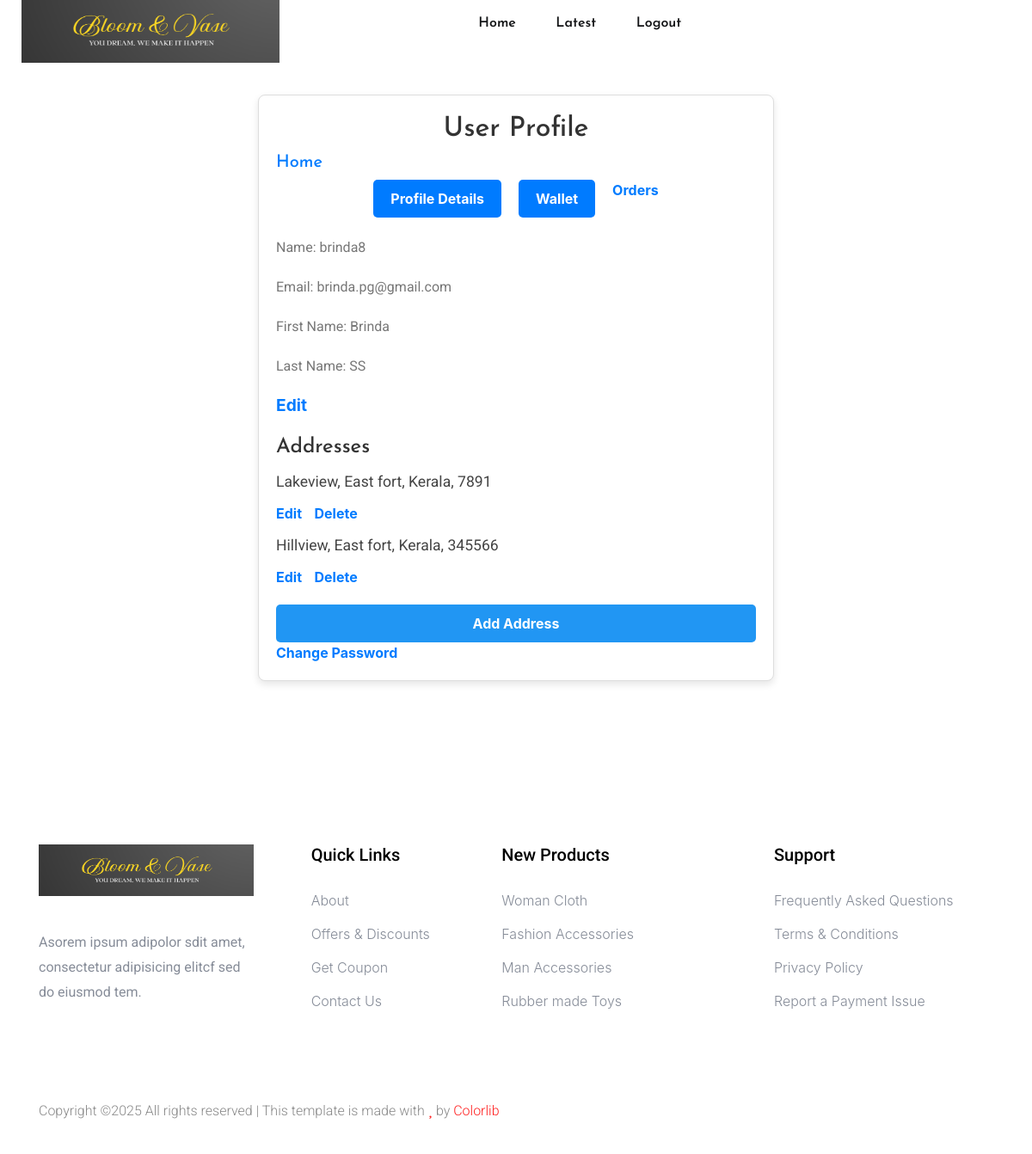
The page /user/user_profile/ (signed in) on the database its author committed.
### user/models.py (models this page shows, shortened)
class MyUser(AbstractBaseUser):
    username = models.CharField(max_length=100)
    email = models.EmailField(
        verbose_name="email address",
        max_length=255,
        unique=True,
    )
    first_name = models.CharField(max_length=100, blank=True, null=True)
    last_name = models.CharField(max_length=100, blank=True, null=True)
    is_active = models.BooleanField(default=True)
    is_admin = models.BooleanField(default=False)
    objects = MyUserManager()
    USERNAME_FIELD = "email"
    REQUIRED_FIELDS = ["username"]

class Address(models.Model):
    users = models.ForeignKey('MyUser',on_delete=models.CASCADE, related_name='addresses')
    street = models.CharField(max_length=100)
    city=models.CharField(max_length=100)
    district=models.CharField(max_length=100)
    state=models.CharField(max_length=100)
    pincode=models.IntegerField()

### user/views.py (the view)
# urls.py: path('user_profile/',user_profile,name='user_profile'),
@login_required(login_url='user_login')
def user_profile(request):
    if request.user.is_authenticated:
        user = request.user
        addresses = user.addresses.all()
        wallet, created = Wallet.objects.get_or_create(user=user)
        transactions = Transaction.objects.filter(wallet=wallet).order_by('-transaction_date')
        paginator = Paginator(transactions, 5)
        page_number = request.GET.get('page', 1)
        transactions = paginator.get_page(page_number)
        context = {'profile_user': user, 'addresses': addresses, 'wallet': wallet, 'transactions': transactions}
        return render(request, 'user/user_profile.html', context)
    return redirect(user_login)

### user/templates/user/user_profile.html (shortened to what this page needs)
{% extends 'user/index.html' %}
{% load static %}
{% block body %}
<div style="width: 50%; margin: 40px auto; background-color: #ffffff; border: 1px solid #ddd; padding: 20px; box-shadow: 0 4px 8px rgba(0, 0, 0, 0.1); border-radius: 8px;">
    <h1 style="text-align: center; font-size: 2rem; color: #333;">User Profile</h1>
    <h5><a href="{% url 'home' %}" style="text-decoration: none; color: #007bff;">Home</a></h5>
    <div style="display: flex; justify-content: center; gap: 20px; margin-bottom: 20px;">
        <button id="profile-details-btn" style="padding: 10px 20px; background-color: #007bff; color: white; border: none; border-radius: 5px; cursor: pointer; font-weight: bold; transition: background-color 0.3s ease;">
            Profile Details
        </button>
        <button id="wallet-btn" style="padding: 10px 20px; background-color: #007bff; color: white; border: none; border-radius: 5px; cursor: pointer; font-weight: bold; transition: background-color 0.3s ease;">
            Wallet
        </button>
        <a href="{% url 'order_success' %}" style="text-decoration: none; color: #007bff; font-weight: bold; transition: color 0.3s ease;">Orders</a>
    </div>
    <div id="profile-details-section" style="font-size: 1.2rem; margin-bottom: 20px;">
        <p>Name: {{ profile_user.username }}</p>
        <p>Email: {{ profile_user.email }}</p>
        <p>First Name: {{ profile_user.first_name }}</p>
        <p>Last Name: {{ profile_user.last_name }}</p>
        <div style="margin-top: 5px;">
            <a href="{% url 'edit_profile' %}" style="text-decoration: none; color: #007bff; font-weight: bold; transition: color 0.3s ease;">Edit</a>
        </div>
    </div>
    <div id="addresses-section">
        <h2 style="font-size: 1.5rem; margin-bottom: 10px; color: #333;">Addresses</h2>
        {% for address in addresses %}
        <p style="margin: 10px 0; font-size: 1.1rem; color: #444;">
            {{ address.street }}, {{ address.city }}, {{ address.state }}, {{ address.pincode }}
        </p>
        <div style="margin-top: 5px;">
            <a href="{% url 'edit_address' address.id %}" style="text-decoration: none; color: #007bff; font-weight: bold; margin-right: 10px; transition: color 0.3s ease;">Edit</a>
            <a href="{% url 'delete_address' address.id %}" style="text-decoration: none; color: #007bff; font-weight: bold; transition: color 0.3s ease;">Delete</a>
        </div>
        {% endfor %}
        <a href="{% url 'add_address' %}" style="display: block; margin-top: 20px; padding: 10px 15px; background-color:  #2196F3; color: #ffffff; text-align: center; border-radius: 5px; text-decoration: none; font-weight: bold; transition: background-color 0.3s ease;">Add Address</a>
    </div>
    <div>
        <a href="{% url 'change_password' %}" style="text-decoration: none; color: #007bff; font-weight: bold; transition: color 0.3s ease;">Change Password</a>
    </div>
</div>
{% endblock body %}

### rows shown on the page
MyUser: username "brinda8", email "brinda.pg@gmail.com", first_name "Brinda", last_name "SS"
Address: street "Lakeview", city "East fort", state "Kerala", pincode "7891"
Address: street "Hillview", city "East fort", state "Kerala", pincode "345566"
